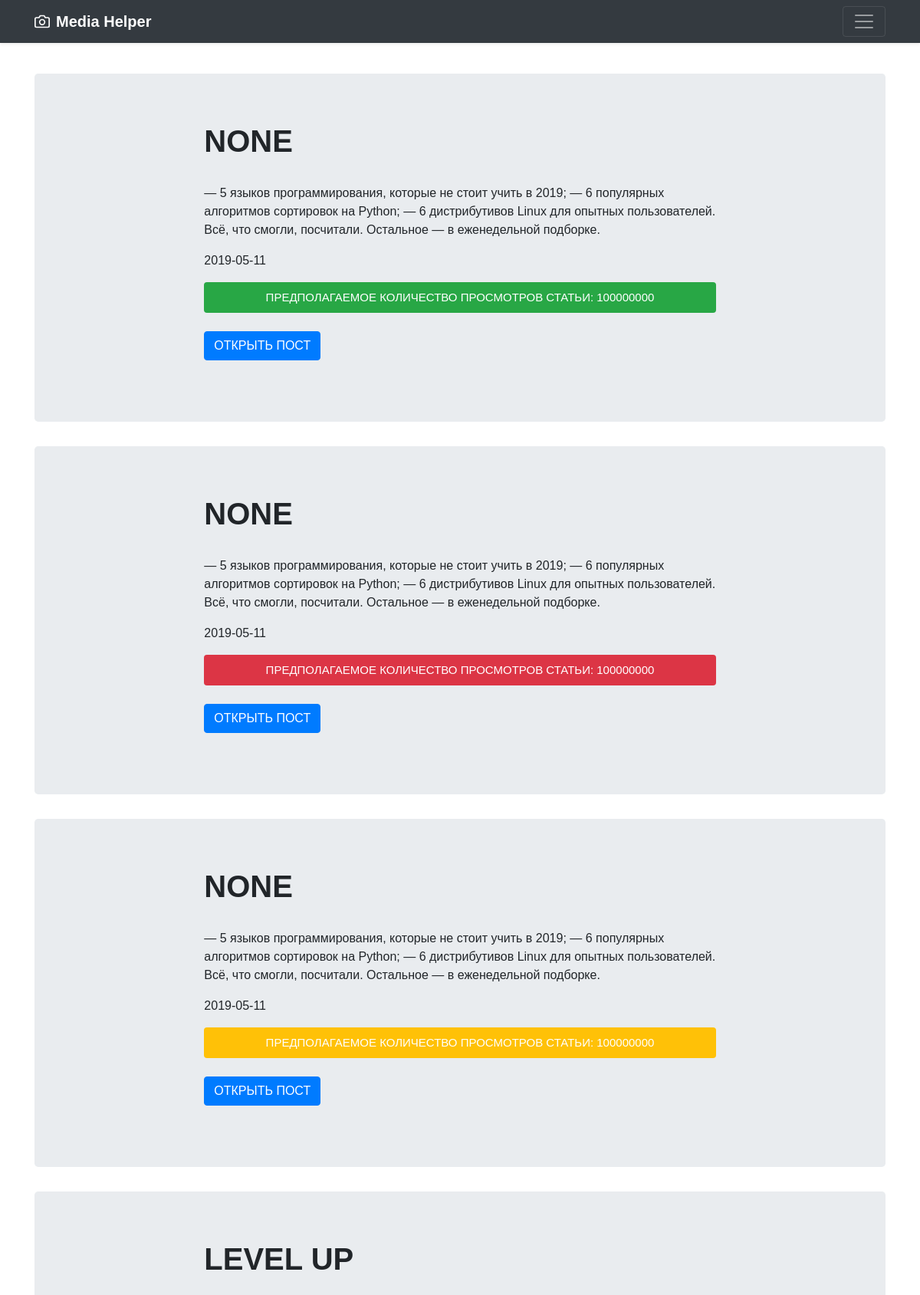
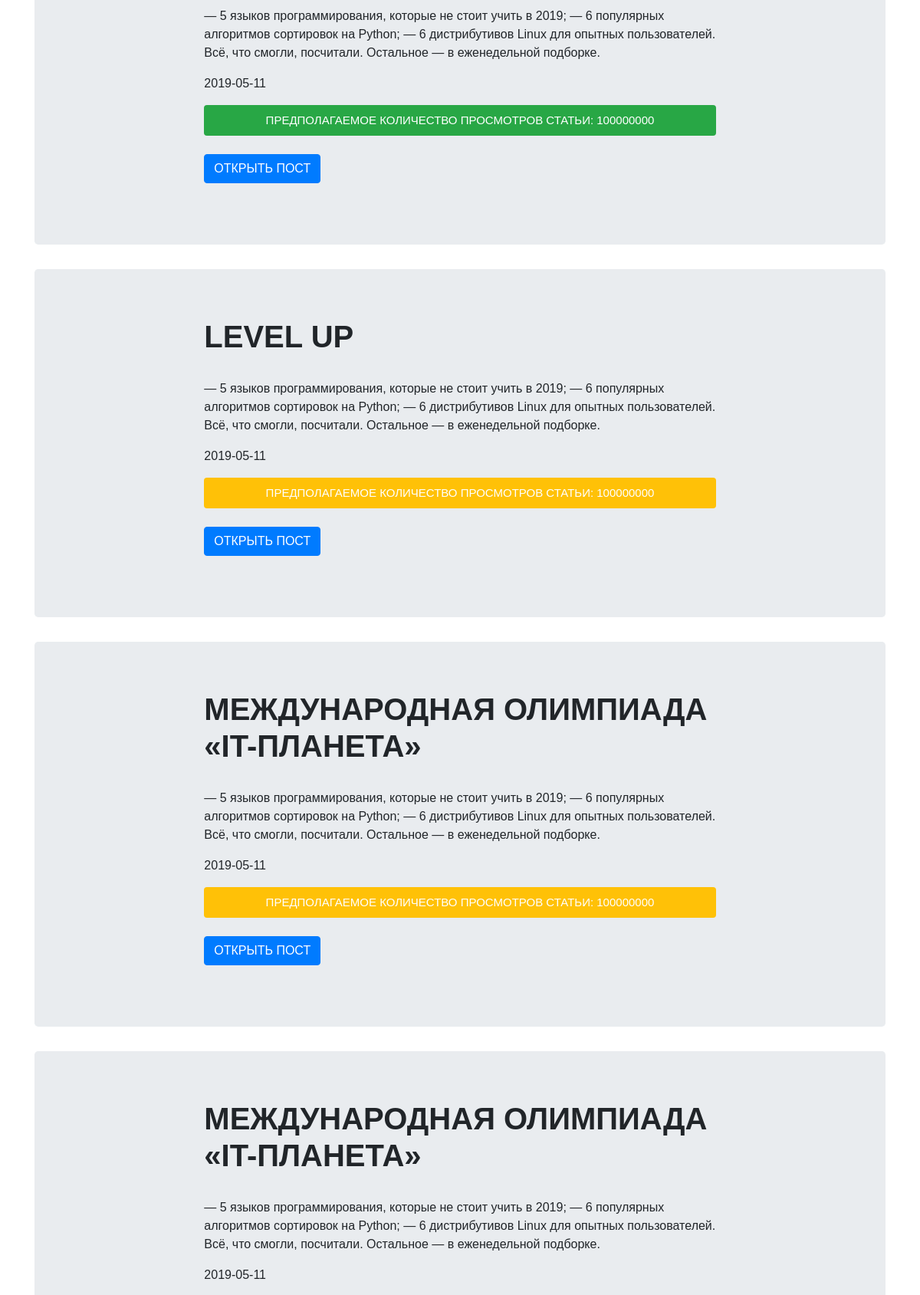
Screenshot of /?page=2 (upper part) with the database file from the repository (2 pictures, top to bottom).
### app.py (models this page shows)
class Post(Model):
    post_id = CharField()
    post_text = CharField()
    doc_header = CharField()
    doc_link = CharField()
    date_publish = DateField()
    post_viewers_estimated = IntegerField()
    doc_viewers_estimated = IntegerField()
    class Meta:
        database = db  # This model uses the "main.db" database.

### app.py (the view)
@app.route('/', methods=['GET'])
def index():
    try:
        page = int(request.args.get('page', 0))
    except:
        page = 0
    start = page * 10
    posts_list = []
    statuses = ['GOOD', 'NOT GOOD', 'SUCCSESS']
    for post in Post.select().offset(start).limit(10):
        posts_list.append({
            'title': post.doc_header,
            'text': post.post_text,
            'date': post.date_publish,
            'rating': post.doc_viewers_estimated,
            'link': post.doc_link,
            'status': statuses[randrange(0,3)]
        })
    return render_template('index.html', posts=posts_list, pages=num_pages)

### templates/index.html
{% extends 'wrapper.html' %}
{% block content %}
    {% for post in posts |reverse %}
    <main role="main">
        <div class="jumbotron">
            <div class="col-sm-8 mx-auto">
                <h1>{{ post['title'] }}</h1>
                <br>
                <p>{{ post['text'] }}</p>
                <p class="date">{{ post['date'] }}</p>
                {% if post['status'] == 'SUCCSESS' %}
                <div class="progress">
                    <div class="progress-bar bg-success" role="progressbar" style="width: 100%" aria-valuenow="25" aria-valuemin="0" aria-valuemax="100">Предполагаемое количество просмотров статьи: {{ post['rating'] }}</div>
                </div>
                {% endif %}
                {% if post['status'] == 'GOOD' %}
                <div class="progress">
                    <div class="progress-bar bg-warning" role="progressbar" style="width: 100%" aria-valuenow="25" aria-valuemin="0" aria-valuemax="100">Предполагаемое количество просмотров статьи: {{ post['rating'] }}</div>
                </div>
                {% endif %}
                {% if post['status'] == 'NOT GOOD' %}
                <div class="progress">
                    <div class="progress-bar bg-danger" role="progressbar" style="width: 100%" aria-valuenow="25" aria-valuemin="0" aria-valuemax="100">Предполагаемое количество просмотров статьи: {{ post['rating'] }}</div>
                </div>
                {% endif %}
                <p class="">
                    <a class="btn btn-primary" target="black" href="{{ post['link'] }}" role="button">Открыть пост</a>
                </p>
            </div>
        </div>
    </main>
    {% endfor %}
{% endblock %}

### rows the page displays
Post: title "NONE", text "— 5 языков программирования, которые не стоит учить в 2019; — 6 популярных алгоритмов сортировок на Python; — 6 дистрибутивов Linux для опытных пользователей. Всё, что смогли, посчитали. Остальное — в еженедельной подборке.", date "2019-05-11", rating "100000000"
Post: title "NONE", text "— 5 языков программирования, которые не стоит учить в 2019; — 6 популярных алгоритмов сортировок на Python; — 6 дистрибутивов Linux для опытных пользователей. Всё, что смогли, посчитали. Остальное — в еженедельной подборке.", date "2019-05-11", rating "100000000"
Post: title "NONE", text "— 5 языков программирования, которые не стоит учить в 2019; — 6 популярных алгоритмов сортировок на Python; — 6 дистрибутивов Linux для опытных пользователей. Всё, что смогли, посчитали. Остальное — в еженедельной подборке.", date "2019-05-11", rating "100000000"
Post: title "LEVEL UP", text "— 5 языков программирования, которые не стоит учить в 2019; — 6 популярных алгоритмов сортировок на Python; — 6 дистрибутивов Linux для опытных пользователей. Всё, что смогли, посчитали. Остальное — в еженедельной подборке.", date "2019-05-11", rating "100000000"
Post: title "LEVEL UP", text "— 5 языков программирования, которые не стоит учить в 2019; — 6 популярных алгоритмов сортировок на Python; — 6 дистрибутивов Linux для опытных пользователей. Всё, что смогли, посчитали. Остальное — в еженедельной подборке.", date "2019-05-11", rating "100000000"
Post: title "МЕЖДУНАРОДНАЯ ОЛИМПИАДА «IT-ПЛАНЕТА»", text "— 5 языков программирования, которые не стоит учить в 2019; — 6 популярных алгоритмов сортировок на Python; — 6 дистрибутивов Linux для опытных пользователей. Всё, что смогли, посчитали. Остальное — в еженедельной подборке.", date "2019-05-11", rating "100000000"
Post: title "МЕЖДУНАРОДНАЯ ОЛИМПИАДА «IT-ПЛАНЕТА»", text "— 5 языков программирования, которые не стоит учить в 2019; — 6 популярных алгоритмов сортировок на Python; — 6 дистрибутивов Linux для опытных пользователей. Всё, что смогли, посчитали. Остальное — в еженедельной подборке.", date "2019-05-11"
